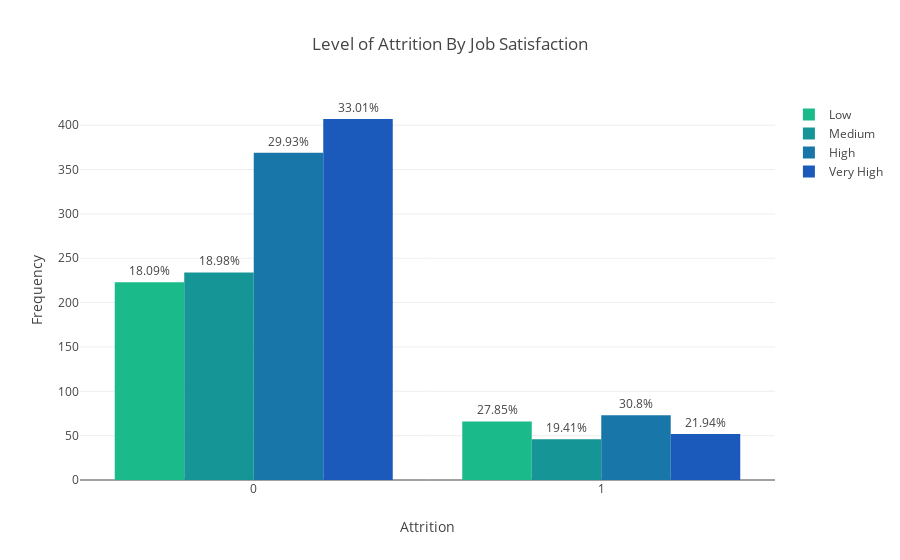

The code cell stored with this chart in its notebook:
### Code cell
trace1 = go.Bar(
    x= data[data['JobSatisfaction'] == 1]['Attrition'].value_counts().index,
    y= data[data['JobSatisfaction'] == 1]['Attrition'].value_counts(),
    text = ('{}%'.format(round(data[data['JobSatisfaction'] == 1]['Attrition'].value_counts().iloc[0]/
                               sum(data[data['Attrition'] == 0]['JobSatisfaction'].value_counts())*100, 2)), 
            '{}%'.format(round(data[data['JobSatisfaction'] == 1]['Attrition'].value_counts().iloc[1]/
                               sum(data[data['Attrition'] == 1]['JobSatisfaction'].value_counts())*100, 2))
           ),
    textposition = 'outside',
    name= 'Low',
    marker = dict(color=['#1bba8a', '#1bba8a'])
)

trace2 = go.Bar(
    x= data[data['JobSatisfaction'] == 2]['Attrition'].value_counts().index,
    y= data[data['JobSatisfaction'] == 2]['Attrition'].value_counts(),
    text = ('{}%'.format(round(data[data['JobSatisfaction'] == 2]['Attrition'].value_counts().iloc[0]/
                               sum(data[data['Attrition'] == 0]['JobSatisfaction'].value_counts())*100, 2)), 
            '{}%'.format(round(data[data['JobSatisfaction'] == 2]['Attrition'].value_counts().iloc[1]/
                               sum(data[data['Attrition'] == 1]['JobSatisfaction'].value_counts())*100, 2))
           ),
    textposition = 'outside',
    name= 'Medium',
    marker = dict(color=['#159595', '#159595'])
)

trace3 = go.Bar(
    x= data[data['JobSatisfaction'] == 3]['Attrition'].value_counts().index,
    y= data[data['JobSatisfaction'] == 3]['Attrition'].value_counts(),
    text = ('{}%'.format(round(data[data['JobSatisfaction'] == 3]['Attrition'].value_counts().iloc[0]/
                               sum(data[data['Attrition'] == 0]['JobSatisfaction'].value_counts())*100, 2)), 
            '{}%'.format(round(data[data['JobSatisfaction'] == 3]['Attrition'].value_counts().iloc[1]/
                               sum(data[data['Attrition'] == 1]['JobSatisfaction'].value_counts())*100, 2))
           ),
    textposition = 'outside',
    name= 'High',
    marker = dict(color=['#1877a8', '#1877a8'])
)

trace4 = go.Bar(
    x= data[data['JobSatisfaction'] == 4]['Attrition'].value_counts().index,
    y= data[data['JobSatisfaction'] == 4]['Attrition'].value_counts(),
    text = ('{}%'.format(round(data[data['JobSatisfaction'] == 4]['Attrition'].value_counts().iloc[0]/
                               sum(data[data['Attrition'] == 0]['JobSatisfaction'].value_counts())*100, 2)), 
            '{}%'.format(round(data[data['JobSatisfaction'] == 4]['Attrition'].value_counts().iloc[1]/
                               sum(data[data['Attrition'] == 1]['JobSatisfaction'].value_counts())*100, 2))
           ),
    textposition = 'outside',
    name= 'Very High',
    marker = dict(color=['#1B5ABA', '#1B5ABA'])
)

layout = go.Layout(
    barmode='group',
    title = 'Level of Attrition By Job Satisfaction',
    xaxis = dict(title='Attrition'),
    yaxis = dict(title='Frequency')
)

fig = dict(data=[trace1, trace2, trace3, trace4], layout=layout)
py.iplot(fig)

### Figure 1 — Plotly figure (JSON) as saved in the notebook; plotly's stock layout.template omitted (floating-point values rounded to 4 significant figures)
{"data": [{"marker": {"color": ["#1bba8a", "#1bba8a"]}, "name": "Low", "text": ["18.09%", "27.85%"], "textposition": "outside", "type": "bar", "uid": "4e2c9cc9-f09f-464a-b51b-8889fe6fa00c", "x": [0, 1], "y": [223, 66]}, {"marker": {"color": ["#159595", "#159595"]}, "name": "Medium", "text": ["18.98%", "19.41%"], "textposition": "outside", "type": "bar", "uid": "a88257b5-bab2-472a-95e5-c058133cb267", "x": [0, 1], "y": [234, 46]}, {"marker": {"color": ["#1877a8", "#1877a8"]}, "name": "High", "text": ["29.93%", "30.8%"], "textposition": "outside", "type": "bar", "uid": "cd9f5273-6c2b-4768-beb8-e1da9e84073c", "x": [0, 1], "y": [369, 73]}, {"marker": {"color": ["#1B5ABA", "#1B5ABA"]}, "name": "Very High", "text": ["33.01%", "21.94%"], "textposition": "outside", "type": "bar", "uid": "18489aa5-e21c-4bee-85f4-2f72f9242523", "x": [0, 1], "y": [407, 52]}], "layout": {"barmode": "group", "title": {"text": "Level of Attrition By Job Satisfaction"}, "xaxis": {"title": {"text": "Attrition"}}, "yaxis": {"title": {"text": "Frequency"}}}}
